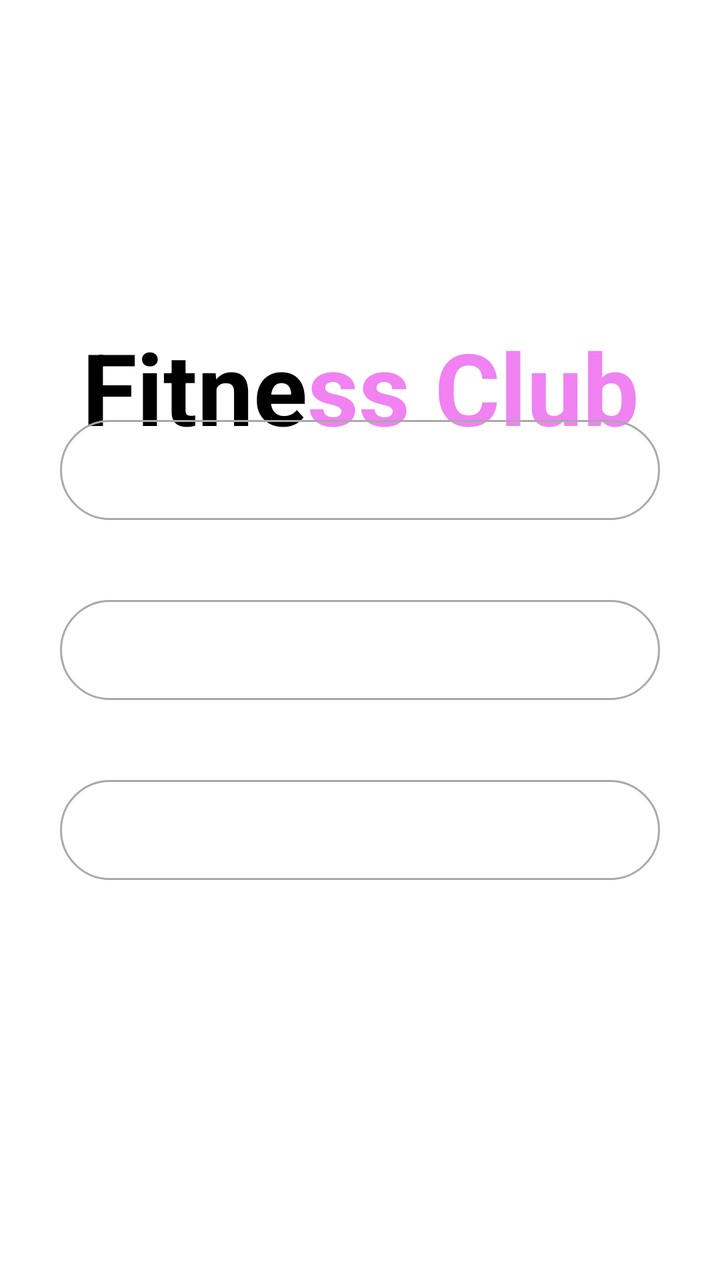
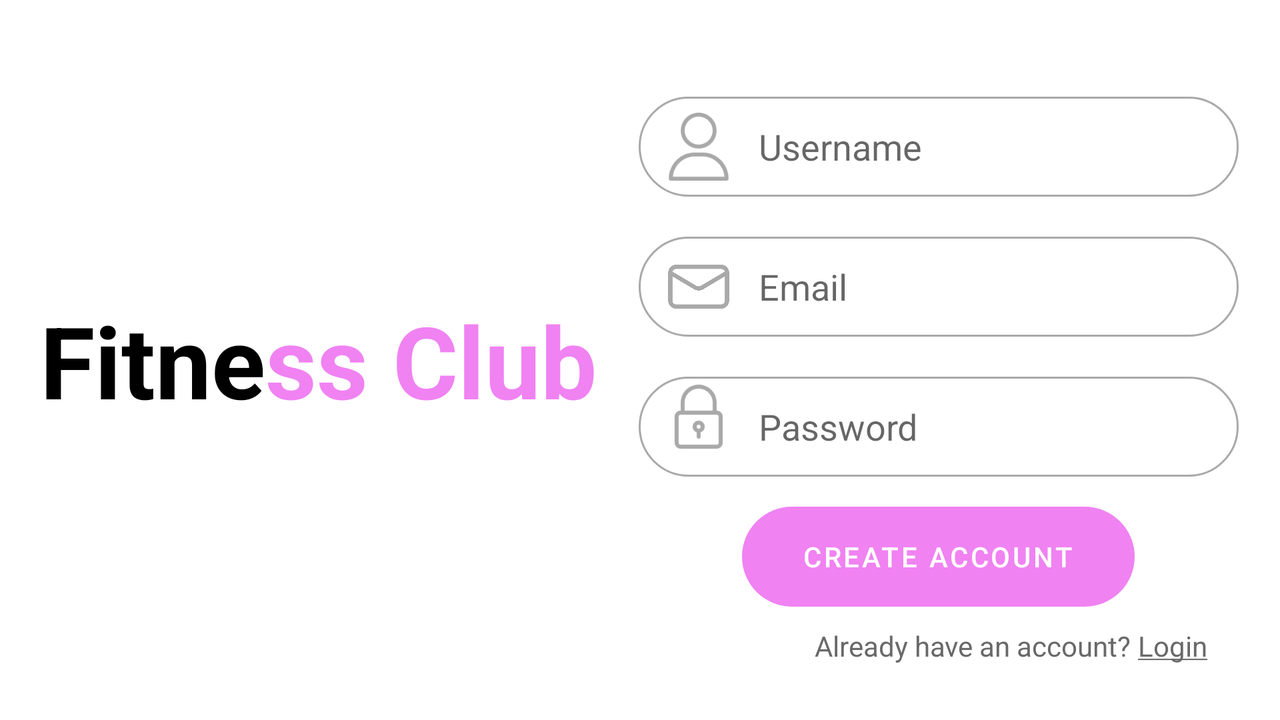

Compare how this app lays out the same screen by default and in its alternative resource folder. The renders come first, then the two layout files and the values they reference.
<!-- AndroidManifest.xml: application theme Theme.FitnessClubMobile -->
<!-- res/layout/activity_main2.xml -->
<?xml version="1.0" encoding="utf-8"?>
<androidx.constraintlayout.widget.ConstraintLayout xmlns:android="http://schemas.android.com/apk/res/android"
    xmlns:app="http://schemas.android.com/apk/res-auto"
    xmlns:tools="http://schemas.android.com/tools"
    android:layout_width="match_parent"
    android:layout_height="match_parent"
    tools:context=".MainActivity2">

    <LinearLayout
        android:id="@+id/linearLayout"
        android:layout_width="wrap_content"
        android:layout_height="wrap_content"
        app:layout_constraintEnd_toEndOf="parent"
        app:layout_constraintStart_toStartOf="parent"
        app:layout_constraintTop_toTopOf="parent"
        android:layout_marginTop="160dp">


        <TextView
            android:id="@+id/textView2"
            android:layout_width="wrap_content"
            android:layout_height="wrap_content"
            android:text="Fitne"
            android:textSize="50dp"
            android:textStyle="bold"
            android:textColor="@color/black"


            />

        <TextView
            android:id="@+id/textView"
            android:layout_width="wrap_content"
            android:layout_height="wrap_content"
            android:gravity="center"
            android:text="ss Club"
            android:textSize="50dp"
            android:textStyle="bold"
            android:textColor="#F082F2"

            />
    </LinearLayout>

    <EditText
        android:id="@+id/editText1"
        android:layout_width="300dp"
        android:layout_height="50dp"
        android:background="@drawable/rounded"
        android:layout_marginBottom="200dp"
        app:layout_constraintBottom_toBottomOf="parent"
        app:layout_constraintEnd_toEndOf="parent"
        app:layout_constraintStart_toStartOf="parent">


    </EditText>

    <EditText
        android:id="@+id/editText2"
        android:layout_width="300dp"
        android:layout_height="50dp"
        android:background="@drawable/rounded"
        android:layout_marginBottom="290dp"
        app:layout_constraintBottom_toBottomOf="parent"
        app:layout_constraintEnd_toEndOf="parent"
        app:layout_constraintStart_toStartOf="parent">


    </EditText>

    <EditText
        android:id="@+id/editText3"
        android:layout_width="300dp"
        android:layout_height="50dp"
        android:background="@drawable/rounded"
        android:layout_marginBottom="380dp"
        app:layout_constraintBottom_toBottomOf="parent"
        app:layout_constraintEnd_toEndOf="parent"
        app:layout_constraintStart_toStartOf="parent">


    </EditText>









</androidx.constraintlayout.widget.ConstraintLayout>
<!-- resources referenced by this layout -->
<resources>
  <color name="black">#FF000000</color>
  <!-- drawable rounded (drawable-v24) -->
  <?xml version="1.0" encoding="utf-8"?>
  <selector xmlns:android="http://schemas.android.com/apk/res/android">
      <item>
          <shape android:shape="rectangle">
              <solid android:color="@android:color/transparent"/>
              <stroke android:width="1dp" android:color="#A9A9A9"/>
              <corners
                  android:topLeftRadius="50dp"
                  android:topRightRadius="50dp"
                  android:bottomLeftRadius="50dp"
                  android:bottomRightRadius="50dp"
                  />
          </shape>
      </item>
  </selector>
  <style name="Theme.FitnessClubMobile" parent="Theme.MaterialComponents.DayNight.DarkActionBar">
          
          <item name="colorPrimary">@color/purple_500</item>
          <item name="colorPrimaryVariant">@color/purple_700</item>
          <item name="colorOnPrimary">@color/white</item>
          
          <item name="colorSecondary">@color/teal_200</item>
          <item name="colorSecondaryVariant">@color/teal_700</item>
          <item name="colorOnSecondary">@color/black</item>
          
          <item name="android:statusBarColor" tools:targetApi="l">?attr/colorPrimaryVariant</item>
          
      </style>
  <color name="purple_500">#FF6200EE</color>
  <color name="purple_700">#FF3700B3</color>
  <color name="white">#FFFFFFFF</color>
  <color name="teal_200">#FF03DAC5</color>
  <color name="teal_700">#FF018786</color>
</resources>
<!-- res/layout-land/activity_main2.xml (the repository's variant of the layout above) -->
<!-- drawn on the phone turned sideways -->
<?xml version="1.0" encoding="utf-8"?>
<androidx.constraintlayout.widget.ConstraintLayout xmlns:android="http://schemas.android.com/apk/res/android"
    xmlns:app="http://schemas.android.com/apk/res-auto"
    xmlns:tools="http://schemas.android.com/tools"
    android:layout_width="match_parent"
    android:layout_height="match_parent"
    tools:context=".MainActivity2">

    <LinearLayout
        android:id="@+id/linearLayout"
        android:layout_width="wrap_content"
        android:layout_height="wrap_content"
        app:layout_constraintBottom_toBottomOf="parent"
        app:layout_constraintStart_toStartOf="parent"
        app:layout_constraintTop_toTopOf="parent">


        <TextView
            android:id="@+id/textView2"
            android:layout_width="wrap_content"
            android:layout_height="wrap_content"
            android:text="Fitne"
            android:textColor="@color/black"
            android:textSize="50dp"
            android:layout_marginStart="20dp"
            android:textStyle="bold"


            />

        <TextView
            android:id="@+id/textView"
            android:layout_width="wrap_content"
            android:layout_height="wrap_content"
            android:gravity="center"
            android:text="ss Club"
            android:textColor="#F082F2"
            android:textSize="50dp"
            android:textStyle="bold"

            />
    </LinearLayout>

    <RelativeLayout
        android:id="@+id/relativeLayout"
        android:layout_width="300dp"
        android:layout_height="50dp"
        android:background="@drawable/rounded"
        android:gravity="center"
        android:paddingLeft="10dp"
        app:flow_horizontalAlign="center"
        app:flow_verticalAlign="center"
        app:layout_constraintBottom_toTopOf="@+id/linearLayout"
        app:layout_constraintEnd_toEndOf="parent"
        app:layout_constraintStart_toEndOf="@+id/linearLayout"
        app:layout_constraintTop_toTopOf="parent">

        <EditText
            android:id="@+id/username_input"
            android:layout_width="match_parent"
            android:layout_height="wrap_content"
            android:layout_toRightOf="@+id/username_icon"
            android:height="40dp"
            android:background="@null"
            android:hint="Username"
            android:paddingLeft="10dp"
            android:text="" />

        <ImageView
            android:id="@+id/username_icon"
            android:layout_width="40dp"
            android:layout_height="40dp"
            android:padding="3dp"
            android:src="@drawable/user" />

    </RelativeLayout>

    <RelativeLayout
        android:id="@+id/relativeLayout2"
        android:layout_width="300dp"
        android:layout_height="50dp"
        android:background="@drawable/rounded"
        android:gravity="center"
        android:paddingLeft="10dp"
        app:flow_horizontalAlign="center"
        android:layout_marginTop="20dp"
        app:flow_verticalAlign="center"
        app:layout_constraintEnd_toEndOf="parent"
        app:layout_constraintStart_toEndOf="@+id/linearLayout"
        app:layout_constraintTop_toBottomOf="@+id/relativeLayout">

        <EditText
            android:id="@+id/username_input2"
            android:layout_width="match_parent"
            android:layout_height="wrap_content"
            android:layout_toRightOf="@+id/username_icon2"
            android:height="40dp"
            android:background="@null"
            android:hint="Email"
            android:paddingLeft="10dp"
            android:text="" />

        <ImageView
            android:id="@+id/username_icon2"
            android:layout_width="40dp"
            android:layout_height="40dp"
            android:padding="3dp"
            android:src="@drawable/email" />

    </RelativeLayout>

    <RelativeLayout
        android:id="@+id/relativeLayout5"
        android:layout_width="300dp"
        android:layout_height="50dp"
        android:background="@drawable/rounded"
        android:gravity="center"
        android:paddingLeft="10dp"
        app:flow_horizontalAlign="center"
        app:flow_verticalAlign="center"
        app:layout_constraintEnd_toEndOf="parent"
        app:layout_constraintStart_toEndOf="@+id/linearLayout"
        android:layout_marginTop="20dp"
        app:layout_constraintTop_toBottomOf="@+id/relativeLayout2">

        <EditText
            android:id="@+id/username_input3"
            android:layout_width="match_parent"
            android:layout_height="wrap_content"
            android:layout_alignParentTop="true"
            android:layout_alignParentBottom="true"
            android:layout_toRightOf="@+id/username_icon3"
            android:height="40dp"
            android:background="@null"
            android:hint="Password"
            android:inputType="textPassword"
            android:paddingLeft="10dp"
            android:text="" />

        <ImageView
            android:id="@+id/username_icon3"
            android:layout_width="40dp"
            android:layout_height="40dp"
            android:padding="3dp"
            android:src="@drawable/padlock" />

    </RelativeLayout>

    <Button
        android:id="@+id/button2"
        android:layout_width="wrap_content"
        android:layout_marginTop="15dp"
        android:layout_height="50dp"
        android:background="@drawable/rounded2"
        android:onClick="launchActivityOne"
        android:paddingHorizontal="30dp"
        android:text="Create account"
        app:backgroundTint="#F082F2"
        app:layout_constraintEnd_toEndOf="parent"
        app:layout_constraintStart_toEndOf="@+id/linearLayout"
        app:layout_constraintTop_toBottomOf="@+id/relativeLayout5" />

    <LinearLayout
        android:layout_width="wrap_content"
        android:layout_height="wrap_content"
        app:layout_constraintEnd_toEndOf="parent"
        app:layout_constraintStart_toStartOf="@+id/button2"
        android:layout_marginTop="10dp"
        app:layout_constraintTop_toBottomOf="@+id/button2">

        <TextView
            android:layout_width="wrap_content"
            android:layout_height="wrap_content"
            android:text="Already have an account? "
            android:textColor="#696969" />

        <TextView
            android:layout_width="wrap_content"
            android:layout_height="wrap_content"
            android:onClick="launchActivityOne"
            android:text="@string/messageWithLinkkk" />
    </LinearLayout>




</androidx.constraintlayout.widget.ConstraintLayout>
<!-- resources referenced by the variant -->
<!-- as the phone turned sideways resolves them -->
<resources>
  <color name="black">#FF000000</color>
  <!-- drawable email: png bitmap (drawable, 15234 bytes) -->
  <!-- drawable padlock: png bitmap (drawable, 3866 bytes) -->
  <!-- drawable rounded (drawable-v24) -->
  <?xml version="1.0" encoding="utf-8"?>
  <selector xmlns:android="http://schemas.android.com/apk/res/android">
      <item>
          <shape android:shape="rectangle">
              <solid android:color="@android:color/transparent"/>
              <stroke android:width="1dp" android:color="#A9A9A9"/>
              <corners
                  android:topLeftRadius="50dp"
                  android:topRightRadius="50dp"
                  android:bottomLeftRadius="50dp"
                  android:bottomRightRadius="50dp"
                  />
          </shape>
      </item>
  </selector>
  <!-- drawable rounded2 (drawable) -->
  <?xml version="1.0" encoding="utf-8"?>
  <selector xmlns:android="http://schemas.android.com/apk/res/android">
      <item>
          <shape android:shape="rectangle">
  
              <stroke android:width="0dp" />
              <corners
                  android:topLeftRadius="50dp"
                  android:topRightRadius="50dp"
                  android:bottomLeftRadius="50dp"
                  android:bottomRightRadius="50dp"
                  />
          </shape>
      </item>
  </selector>
  <!-- drawable user: png bitmap (drawable, 5489 bytes) -->
  <string name="messageWithLinkkk"><font color="#696969"><a href="https://www.google.com/">Login</a></font></string>
  <style name="Theme.FitnessClubMobile" parent="Theme.MaterialComponents.DayNight.DarkActionBar">
          
          <item name="colorPrimary">@color/purple_500</item>
          <item name="colorPrimaryVariant">@color/purple_700</item>
          <item name="colorOnPrimary">@color/white</item>
          
          <item name="colorSecondary">@color/teal_200</item>
          <item name="colorSecondaryVariant">@color/teal_700</item>
          <item name="colorOnSecondary">@color/black</item>
          
          <item name="android:statusBarColor" tools:targetApi="l">?attr/colorPrimaryVariant</item>
          
      </style>
  <color name="purple_500">#FF6200EE</color>
  <color name="purple_700">#FF3700B3</color>
  <color name="white">#FFFFFFFF</color>
  <color name="teal_200">#FF03DAC5</color>
  <color name="teal_700">#FF018786</color>
</resources>
